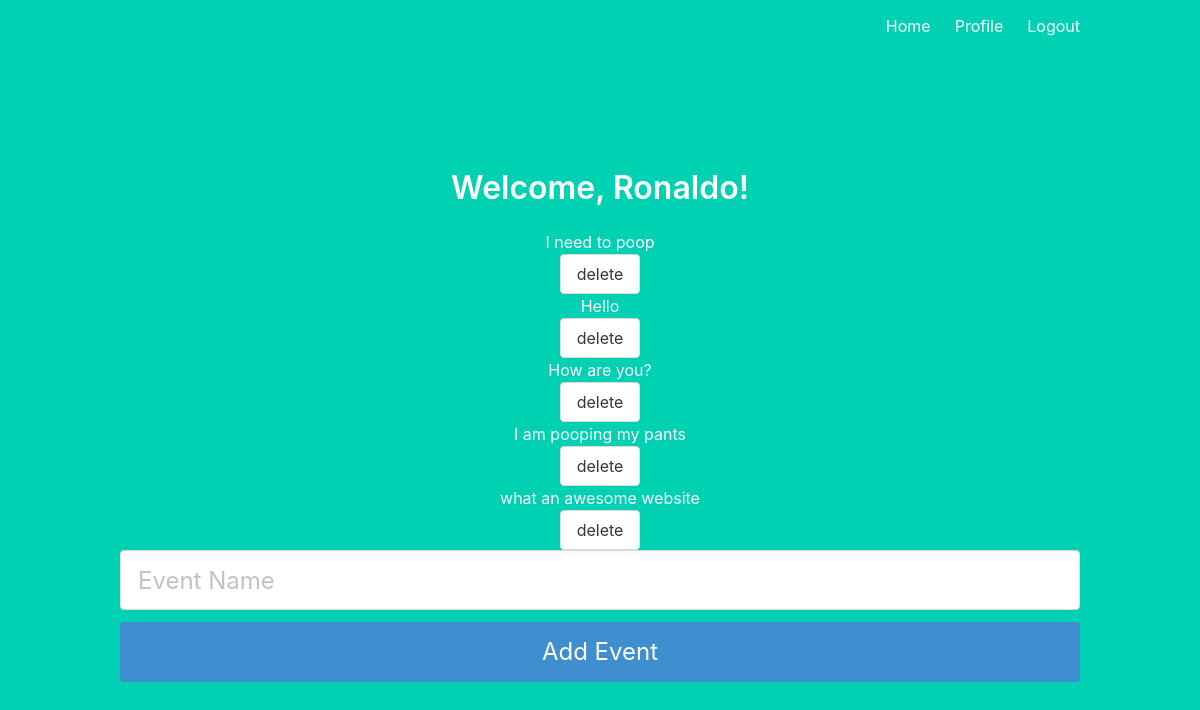
The page /profile (signed in) on the database its author committed.
### cdflaskapp/models.py (models this page shows, shortened)
class User(UserMixin, db.Model):
    id = db.Column(db.Integer, primary_key=True)
    email = db.Column(db.String(100), unique=True)
    password = db.Column(db.String(100))
    name = db.Column(db.String(1000))

class Event(db.Model):
    event_id = db.Column(db.Integer, primary_key=True)
    event_user_id = db.Column(db.Integer)
    event_name = db.Column(db.String(20))

### cdflaskapp/main.py (the view)
@main.route('/profile')
@login_required
def profile():
    events = Event.query.all()
    return render_template('profile.html',
                            name=current_user.name,
                            events=events)

### cdflaskapp/__init__.py (called while the page is built)
def create_app():
    app = Flask(__name__)
    app.config['SECRET_KEY'] = 'secret-key-goes-here'
    app.config['SQLALCHEMY_DATABASE_URI'] = 'sqlite:///db.sqlite'
    db.init_app(app)
    login_manager = LoginManager()
    login_manager.login_view = 'auth.login'
    login_manager.init_app(app)
    from .models import User
    @login_manager.user_loader
    def load_user(user_id):
        return User.query.get(int(user_id))
    from . import models
    with app.app_context():
        db.create_all()
    from .auth import auth as auth_blueprint
    app.register_blueprint(auth_blueprint)
    from .main import main as main_blueprint
    app.register_blueprint(main_blueprint)
    return app

### cdflaskapp/templates/profile.html
{% extends "base.html" %}
{% block content %}
<h1 class="title">
  Welcome, {{ name }}!
</h1>
<div class="events">
  {% for event in events %}
    <h1> {{ event.event_name }} </h1>
    <button  method="POST" action="/delete_event" class="button">delete</button>
  {% endfor %}
</div>
<form method="POST" action="/add_event">
    <div class="field">
        <div class="control">
            <input class="input is-large" type="name" name="event_name" placeholder="Event Name" autofocus="">
        </div>
    </div>
    <button class="button is-block is-info is-large is-fullwidth">Add Event</button>
</form>
{% endblock %}

### rows shown on the page
User: name "Ronaldo"
Event: event_name "I need to poop"
Event: event_name "Hello"
Event: event_name "How are you?"
Event: event_name "I am pooping my pants"
Event: event_name "what an awesome website"
